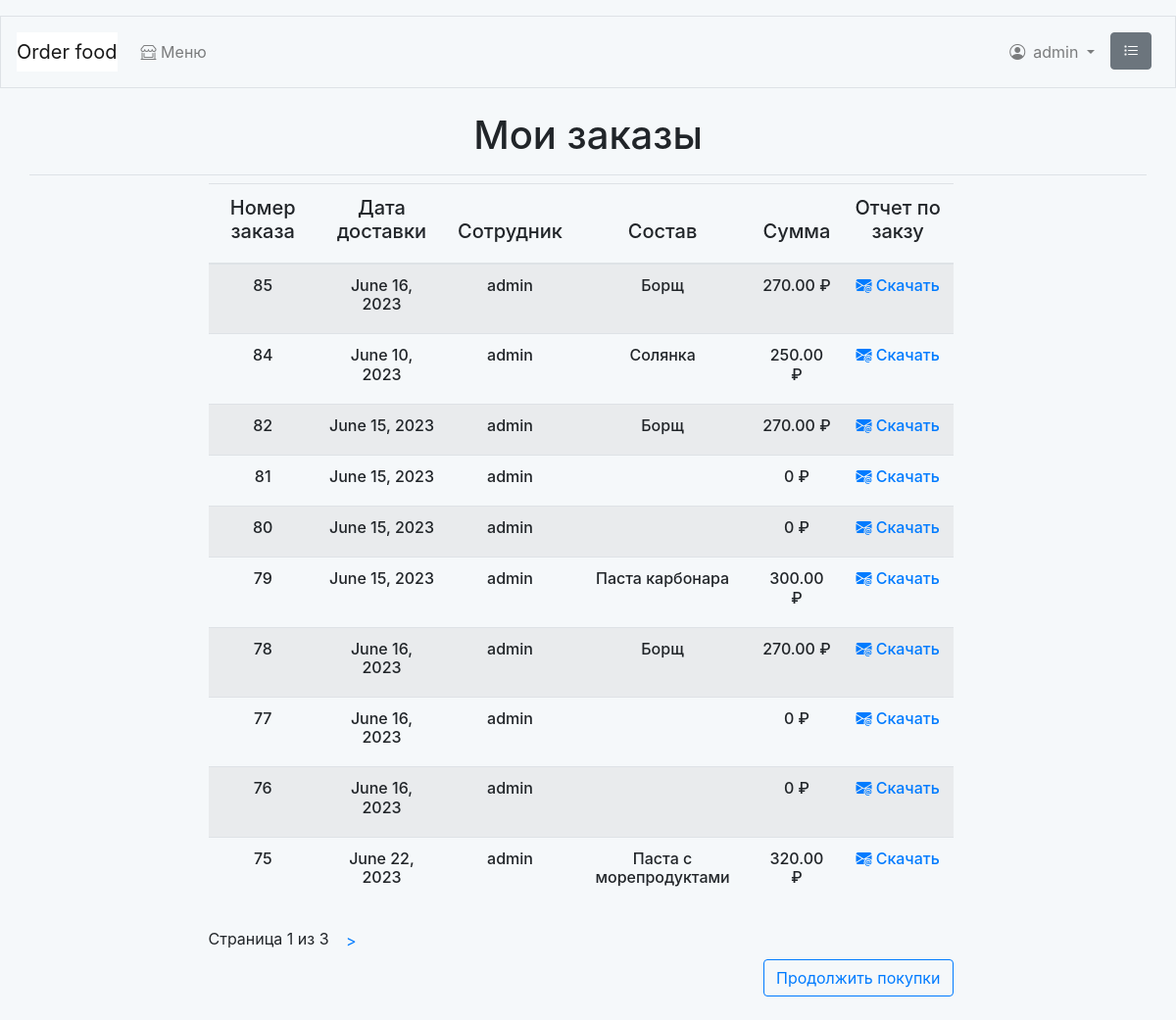
The page /orders/history/ (signed in) on the database its author committed.
### orders/models.py (models this page shows, shortened)
class Order(models.Model):
    name = models.ForeignKey(User,
                             related_name='name_employee',
                             on_delete=models.CASCADE)
    date = models.DateField()
    created = models.DateTimeField(auto_now_add=True)
    updated = models.DateTimeField(auto_now=True)
    paid = models.BooleanField(default=False)
    class Meta:
        ordering = ['-created']
        indexes = [
            models.Index(fields=['created']),
        ]

### food_order/models.py (models this page shows, shortened)
class Dish(models.Model):
    category = models.ForeignKey(Category,
                                 related_name='dishes',
                                 on_delete=models.CASCADE,
                                 default=None)
    name = models.CharField(max_length=50)
    slug = models.SlugField(max_length=50,
                            unique=True)
    image = models.ImageField(upload_to='dishes/%Y/%m/%d',
                              blank=True)
    description = models.TextField(blank=True)
    composition = models.CharField(max_length=250)
    price = models.DecimalField(max_digits=10,
                                decimal_places=2)
    available = models.BooleanField(default=True)
    created = models.DateTimeField(auto_now_add=True)
    updated = models.DateTimeField(auto_now=True)
    class Meta:
        ordering = ['name']
        indexes = [
            models.Index(fields=['id', 'slug']),
            models.Index(fields=['name']),
            models.Index(fields=['-created']),
        ]

### orders/views.py (the view)
@login_required
def get_orders_history(request):
    client = list(User.objects.filter(id=request.user.id).values())
    orders_list = [order for order in list(Order.objects.all().values())
                   if order['name_id'] == client[0]['id']]
    orders_id = [id['id'] for id in orders_list]
    orders_item_sum = {}
    orders_items_dishes = {}
    for i in orders_id:
        orders_item_sum[i] = 0
        orders_items_dishes[i] = []
    for item in list(OrderItem.objects.all().values()):
        for i in list(orders_item_sum.keys()):
            if item['order_id'] == i:
                orders_item_sum[i] += item['price'] * item['quantity']
                for n in list(Dish.objects.filter(id=item['dish_id'])):
                    orders_items_dishes[i].append(n.name)
    for order in orders_list:
        if int(order['id']) in list(orders_item_sum.keys()):
            order['price'] = orders_item_sum[int(order['id'])]
            order['dishes'] = orders_items_dishes[int(order['id'])]
    paginator = Paginator(orders_list, 10)
    page_number = request.GET.get('page', 1)
    try:
        orders = paginator.page(page_number)
    except PageNotAnInteger:
        orders = paginator.page(1)
    except EmptyPage:
        orders = paginator.page(paginator.num_pages)
    return render(request,
                  'orders/order/history.html',
                  {'orders': orders})

### cart/cart.py (called while the page is built)
    def __len__(self):
        return sum(item['quantity'] for item in self.cart.values())

### cart/context_processors.py (called while the page is built)
def cart(request):
    return {'cart': Cart(request)}

### orders/templates/orders/order/history.html (shortened to what this page needs)
{% extends "food_order/base.html" %}
{% load static %}
{% block page_header %}
  <div class="text-center"><h1>Мои заказы</h1></div>
{% endblock %}
{% block content %}
  {% if orders %}
  <div class="row mr-auto">
    <div class="col-md-1 col-lg-2"></div>
    <div class=" col-12 col-sm-12 col-md-10 col-lg-8">
      <table class="table table-striped shoplist">
        <thead class="shopunit" >
          <tr>
            <th class="primary">
              <h5 class="text-center">Номер заказа</h5>
            </th>
            <th class="primary">
              <h5 class="text-center">Дата доставки</h5>
            </th>
            <th class="primary">
              <h5 class="text-center">Сотрудник</h5>
            </th>
            <th class="primary">
              <h5 class="text-center">Состав</h5>
            </th>
            <th class="primary">
              <h5 class="text-center">Сумма</h5>
            </th>
            <th class="primary">
              <h5 class="text-center">Отчет по закзу</h5>
            </th>
          </tr>
        </thead>
        <tbody>
          {% for order in orders %}
            <tr>
              <td>
                <h6 class="text-center">{{ order.id }}</h6>
              </td>
              <td>
                <h6 class="text-center">{{ order.date }}</h6>
              </td>
              <td>
                <h6 class="text-center">{{ user.username }}</h6>
              </td>
              <td>
                {% for dishes in order.dishes %}
                  <h6 class="text-center">{{ dishes }}</h6>
                {% endfor %}
              </td>
              <td>
                <h6 class="text-center">{{ order.price }} ₽</h6>
              </td>
              <td>
                <a href="{% url 'orders:order_pdf' order.id %}"><h6 class="text-center"><i class="bi bi-envelope-at-fill"></i> Скачать</h6></a>
              </td>
            </tr>
          {% endfor %}
        </tbody>
      </table>
      {% include "pagination.html" with page=orders %}
      <p class="text-right">
        <a  href="{% url 'food_order:dish_list' %}" class="btn btn-outline-primary">Продолжить покупки</a>
      </p>
    </div>
    <div class="col-md-1 col-lg-2"></div>
  </div>
  {% else %}
  <h4 class="mt-3 mb-3 text-center">
    Заказов еще не было
  </h4>
  {% endif %}
{% endblock %}

### food_order/templates/food_order/base.html (shortened to what this page needs)
<!doctype html>
<html lang="en">
  <head>
    <link rel="stylesheet" href="https://cdn.jsdelivr.net/npm/bootstrap@4.0.0/dist/css/bootstrap.min.css">
    <link rel="stylesheet" href="https://cdn.jsdelivr.net/npm/bootstrap-icons@1.10.5/font/bootstrap-icons.css">
    <link rel="stylesheet" href="/static/css/base.css">
  </head>
  <body>
      <nav class="navbar navbar-expand-md navbar-light mb-4 border">
        {% if user.is_authenticated %}
          <a class="navbar-brand" href="{% url 'food_order:dish_list'%}">
              Order food</a>
        {% else %}
          <a class="navbar-brand" href="{% url 'food_order:index'%}">
              Order food</a>
        {% endif %}
        <div class="collapse navbar-collapse ml-auto" id="navbarCollapse">
          <ul class="navbar-nav mr-auto">
            <li class="nav-item my-2">
              <a class="nav-link" href="{% url 'food_order:dish_list' %}">
                <i class="bi bi-shop-window"></i> Меню</a>
            </li>
          </ul>
          <ul class="navbar-nav ml-auto">
            {% if user.is_authenticated %}
              <li class="nav-item dropdown my-2">
                <a class="nav-link dropdown-toggle" href="#" role="button" data-toggle="dropdown" aria-haspopup="true" aria-expanded="false">
                  <i class="bi bi-person-circle mr-2 mt-2"></i>{{ user.username }}
                </a>
              </li>
            {% endif %}
            <li class="nav-item d-none d-md-block ml-auto">
              <a class="nav-link" href="{% url 'orders:orders_history' %}">
                <i class="bi bi-list-task btn btn-secondary mr-sm-2 mr-md-0 mt-md-0" href="{% url 'orders:orders_history' %}"></i>
              </a>
            </li>
          </ul>
        </div>
      </nav>
        <div class="container pb-2 mb-2 border-bottom">
            {% block page_header %}{% endblock page_header %}
        </div>
        <div class="container-fluid  mb-2 noborder" >
            {% block content %}{% endblock content %}
        </div>
  </body>
</html>

### food_order/static/css/base.css (style rules this page uses)
body { padding-top: 1em; background-color: #F5F8FA; }
.navbar-brand { background-color: #ffffff; }

### rows shown on the page
Order: id "85", date "June 16, 2023", price "270.00"
Dish: dishes "Борщ" "Борщ" "Борщ"
Order: id "84", date "June 10, 2023", price "250.00"
Dish: dishes "Солянка"
Order: id "82", date "June 15, 2023", price "270.00"
Order: id "81", date "June 15, 2023", price "0"
Order: id "80", date "June 15, 2023", price "0"
Order: id "79", date "June 15, 2023", price "300.00"
Dish: dishes "Паста карбонара"
Order: id "78", date "June 16, 2023", price "270.00"
Order: id "77", date "June 16, 2023", price "0"
Order: id "76", date "June 16, 2023", price "0"
Order: id "75", date "June 22, 2023", price "320.00"
Dish: dishes "Паста с морепродуктами"

### other values the page prints
{{ user.username }} "admin"
{{ page.number }} "1"
{{ page.paginator.num_pages }} "3"
